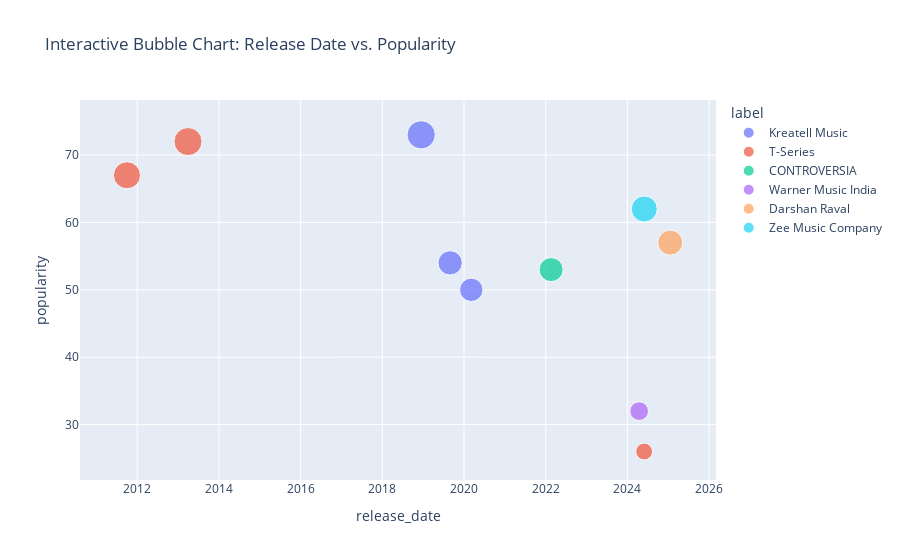

Notebook cell for this chart:
### Code cell
# 7. Interactive Bubble Chart using Plotly Express

import plotly.express as px

# Create an extra column for year (if needed)
df['year'] = df['release_date'].dt.year

fig = px.scatter(
    df,
    x='release_date',
    y='popularity',
    size='popularity',     # Bubble size represents popularity
    color='label',
    hover_name='name',
    title='Interactive Bubble Chart: Release Date vs. Popularity'
)
fig.show()

### Figure 1 — Plotly figure (JSON) as saved in the notebook; plotly's stock layout.template omitted (floating-point values rounded to 4 significant figures)
{"data": [{"hovertemplate": "<b>%{hovertext}</b><br><br>label=Kreatell Music<br>release_date=%{x}<br>popularity=%{marker.size}<extra></extra>", "hovertext": ["Play", "End of Time", "Different World"], "legendgroup": "Kreatell Music", "marker": {"color": "#636efa", "size": [54, 50, 73], "sizemode": "area", "sizeref": 0.1825, "symbol": "circle"}, "mode": "markers", "name": "Kreatell Music", "orientation": "v", "showlegend": true, "type": "scatter", "x": ["2019-08-30T00:00:00.000000000", "2020-03-06T00:00:00.000000000", "2018-12-14T00:00:00.000000000"], "xaxis": "x", "y": [54, 50, 73], "yaxis": "y"}, {"hovertemplate": "<b>%{hovertext}</b><br><br>label=T-Series<br>release_date=%{x}<br>popularity=%{marker.size}<extra></extra>", "hovertext": ["Tu Hai Champion (From \"Chandu Champion\")", "Rockstar", "Yeh Jawaani Hai Deewani"], "legendgroup": "T-Series", "marker": {"color": "#EF553B", "size": [26, 67, 72], "sizemode": "area", "sizeref": 0.1825, "symbol": "circle"}, "mode": "markers", "name": "T-Series", "orientation": "v", "showlegend": true, "type": "scatter", "x": ["2024-05-30T00:00:00.000000000", "2011-10-01T00:00:00.000000000", "2013-03-30T00:00:00.000000000"], "xaxis": "x", "y": [26, 67, 72], "yaxis": "y"}, {"hovertemplate": "<b>%{hovertext}</b><br><br>label=CONTROVERSIA<br>release_date=%{x}<br>popularity=%{marker.size}<extra></extra>", "hovertext": ["Headlights (feat. KIDDO)"], "legendgroup": "CONTROVERSIA", "marker": {"color": "#00cc96", "size": [53], "sizemode": "area", "sizeref": 0.1825, "symbol": "circle"}, "mode": "markers", "name": "CONTROVERSIA", "orientation": "v", "showlegend": true, "type": "scatter", "x": ["2022-02-18T00:00:00.000000000"], "xaxis": "x", "y": [53], "yaxis": "y"}, {"hovertemplate": "<b>%{hovertext}</b><br><br>label=Warner Music India<br>release_date=%{x}<br>popularity=%{marker.size}<extra></extra>", "hovertext": ["Turr Chaliyan (Kriti X Pulkit)"], "legendgroup": "Warner Music India", "marker": {"color": "#ab63fa", "size": [32], "sizemode": "area", "sizeref": 0.1825, "symbol": "circle"}, "mode": "markers", "name": "Warner Music India", "orientation": "v", "showlegend": true, "type": "scatter", "x": ["2024-04-15T00:00:00.000000000"], "xaxis": "x", "y": [32], "yaxis": "y"}, {"hovertemplate": "<b>%{hovertext}</b><br><br>label=Darshan Raval<br>release_date=%{x}<br>popularity=%{marker.size}<extra></extra>", "hovertext": ["Sajna"], "legendgroup": "Darshan Raval", "marker": {"color": "#FFA15A", "size": [57], "sizemode": "area", "sizeref": 0.1825, "symbol": "circle"}, "mode": "markers", "name": "Darshan Raval", "orientation": "v", "showlegend": true, "type": "scatter", "x": ["2025-01-18T00:00:00.000000000"], "xaxis": "x", "y": [57], "yaxis": "y"}, {"hovertemplate": "<b>%{hovertext}</b><br><br>label=Zee Music Company<br>release_date=%{x}<br>popularity=%{marker.size}<extra></extra>", "hovertext": ["Tainu Khabar Nahi (From \"Munjya\")"], "legendgroup": "Zee Music Company", "marker": {"color": "#19d3f3", "size": [62], "sizemode": "area", "sizeref": 0.1825, "symbol": "circle"}, "mode": "markers", "name": "Zee Music Company", "orientation": "v", "showlegend": true, "type": "scatter", "x": ["2024-05-31T00:00:00.000000000"], "xaxis": "x", "y": [62], "yaxis": "y"}], "layout": {"legend": {"itemsizing": "constant", "title": {"text": "label"}, "tracegroupgap": 0}, "title": {"text": "Interactive Bubble Chart: Release Date vs. Popularity"}, "xaxis": {"anchor": "y", "domain": [0, 1], "title": {"text": "release_date"}}, "yaxis": {"anchor": "x", "domain": [0, 1], "title": {"text": "popularity"}}}}
